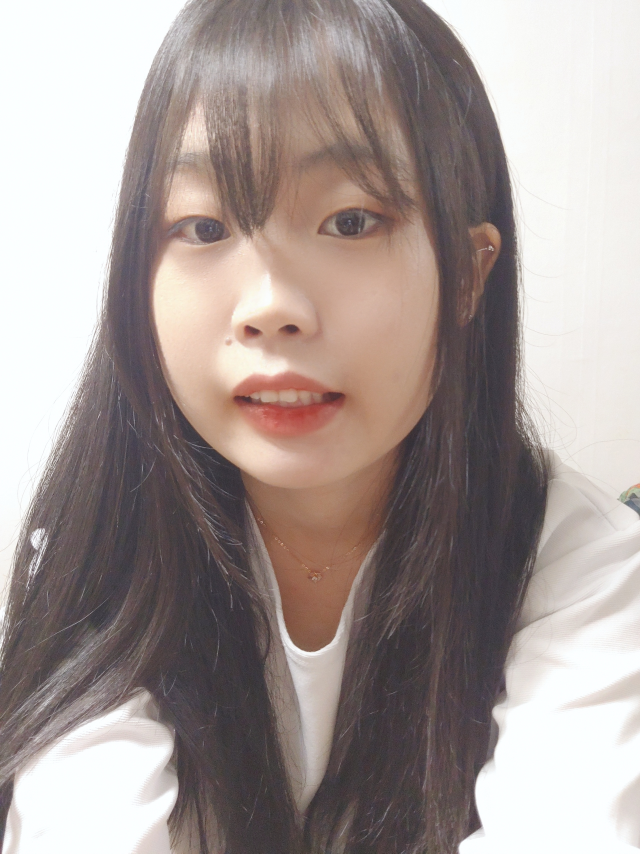
#> input picture class/ImageProcessingHW.jpg, 1920 x 2560 px (shown at 1/3 size)
$ python Histogram.py
#> lines starting #> are read from the running program, lines starting #| are printed output that depends on the picture
import numpy as np
import cv2
import matplotlib.pyplot as plt
from tkinter import *
import tkinter.filedialog as fd

root = Tk()
root.filename = fd.askopenfilename(filetypes=(("JPEG files",".jpg"),("ALL files","*.*")))
#> the answer given: ImageProcessingHW.jpg
cvGrayImg = cv2.imread(root.filename,cv2.IMREAD_GRAYSCALE)
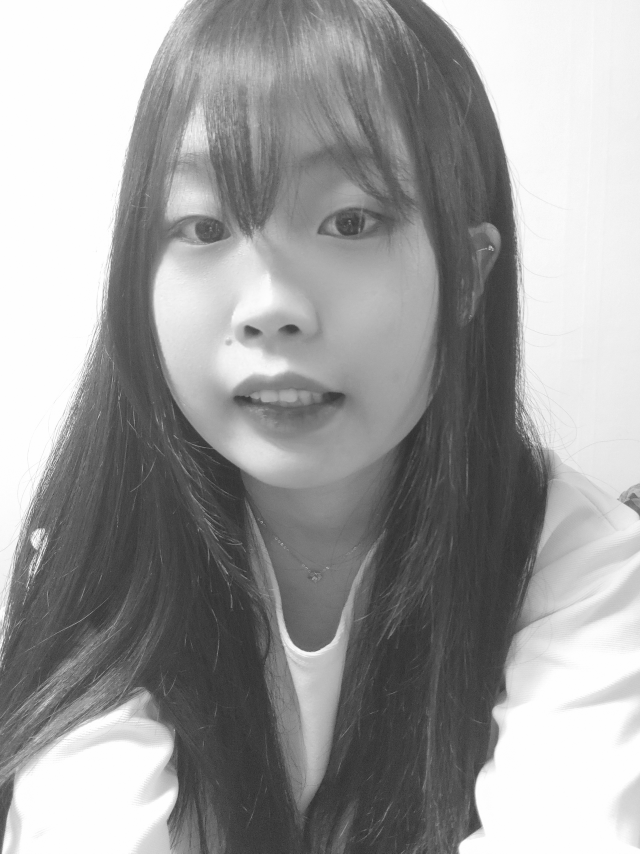
#> cvGrayImg: shape (2560, 1920) (shown at 1/3 size); min 34, max 255, mean 156.7
cv2.namedWindow('Source Gray')
cv2.imshow('Source Gray', cvGrayImg)
cv2.waitKey(0)

cvHist = cv2.calcHist([cvGrayImg],[0],None,[256],[0,256])
#> cvHist = 256 values, max 723669 at index 254, min 0 at index 0, mean 19200
npHist, bins = np.histogram(cvGrayImg.ravel(),256,[0,256])
#> npHist has the same summary as cvHist; bins = 257 values from 0 to 256
plt.subplot(221), plt.imshow(cvGrayImg,'gray'), plt.title("Source Image")
plt.subplot(222),plt.hist(cvGrayImg.ravel(),256,[0,256]), plt.title("Matplotlib Histogram")
plt.subplot(223), plt.plot(cvHist), plt.title('OpenCV Histogram')
plt.subplot(224), plt.plot(npHist), plt.title('Numpy Histogram')
plt.show()
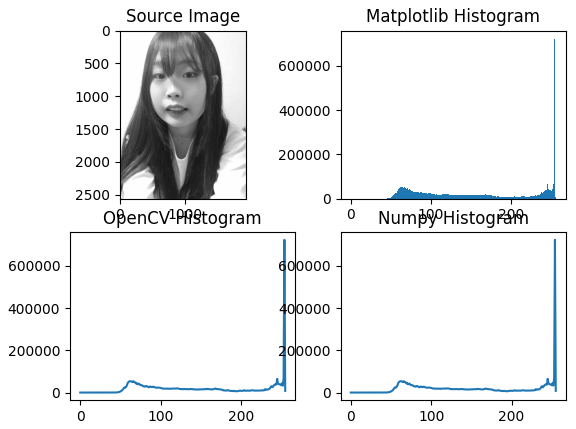
#> figure drawn by matplotlib, 4 panels; panel 2: tallest bar 723669 high, from x = 254 to 255; panel 3: curve peaks at x = 254, y = 723669; panel 4: curve peaks at x = 254, y = 723669

eqImg = cv2.equalizeHist(cvGrayImg)
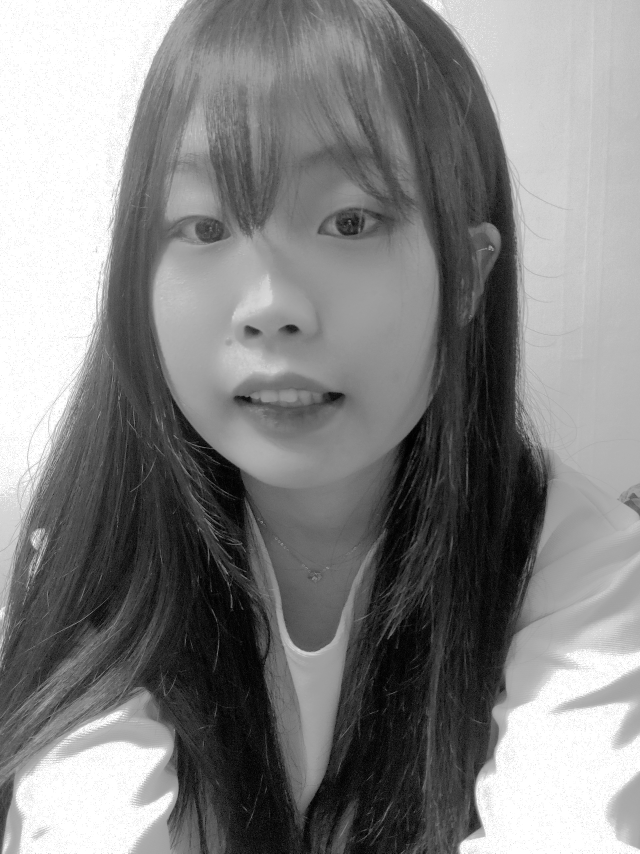
#> eqImg: shape (2560, 1920) (shown at 1/3 size); min 0, max 255, mean 130.9
cvHist2 = cv2.calcHist([eqImg], [0], None, [256], [0, 256])
#> cvHist2 = 256 values, max 731718 at index 255, min 0 at index 3, mean 19200
plt.subplot(221), plt.imshow(cvGrayImg,'gray'),plt.title('Source Image')
plt.subplot(222), plt.plot(cvHist), plt.title('OpenCV1 Histogram')
plt.subplot(223), plt.imshow(eqImg,'gray'), plt.title('equlized Image')
plt.subplot(224), plt.plot(cvHist2), plt.title('OpenCV2 Histogram')
plt.show()
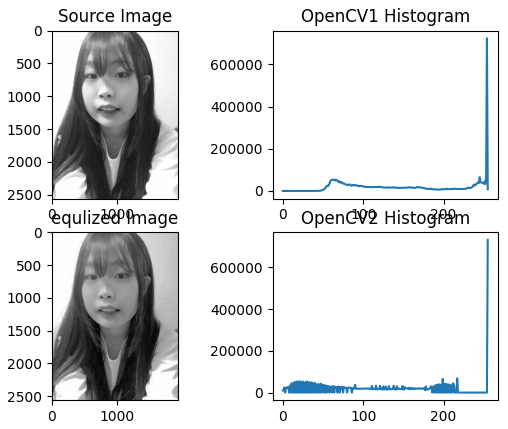
#> figure drawn by matplotlib, 4 panels; panel 2: curve peaks at x = 254, y = 723669; panel 4: curve peaks at x = 255, y = 731718

cv2.destroyAllWindows()
